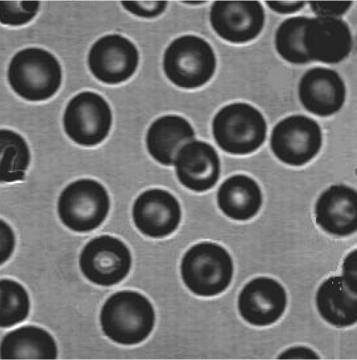
%> input picture cell.png, 357 x 360 px
$ octave Untitled232.m   (GNU Octave 9; MATLAB toolbox functions it lacks are replaced by stand-ins)
%> lines starting %> are read from the running program, lines starting %| are printed output that depends on the picture; in (x1, y1, x2, y2) boxes, pixels count from 0 and x2, y2 are one past the last pixel; in counts of white or black regions, pixels touching at a corner belong together; the program's own positions count from 1
close all;

image = imread('cell.png');
%> image is the input picture: size 360x357x3 uint8; min 18, max 255, mean 111.9
gray_image = im2gray(image);
% imshow(image,[]);

threshold_value = 100;
binary_image = gray_image > threshold_value;
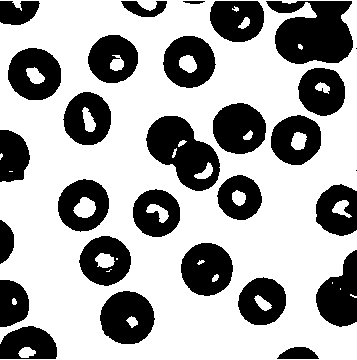
%> binary_image: size 360x357 logical; 66.1% white; 29 black regions (2 under 20 px), largest, box (x1, y1, x2, y2) and area: (266, 1, 353, 64) 3990, (146, 116, 220, 191) 3179, (100, 291, 155, 344) 2181

BW_roberts_both = ~edge(~binary_image, 'roberts',0.05 , 'both');
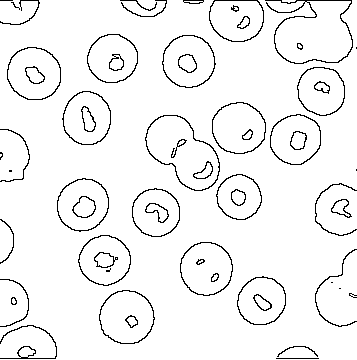
%> BW_roberts_both: size 360x357 logical; 95.1% white; black in thin lines or dots


figure;

subplot(1, 3, 1);
imshow(gray_image,[]);
title('Original Image');

subplot(1, 3, 2);
imshow(binary_image,[]);
title('Threshold Segmentation');

subplot(1,3,3)
imshow(BW_roberts_both,[]);
title('Roberts');
